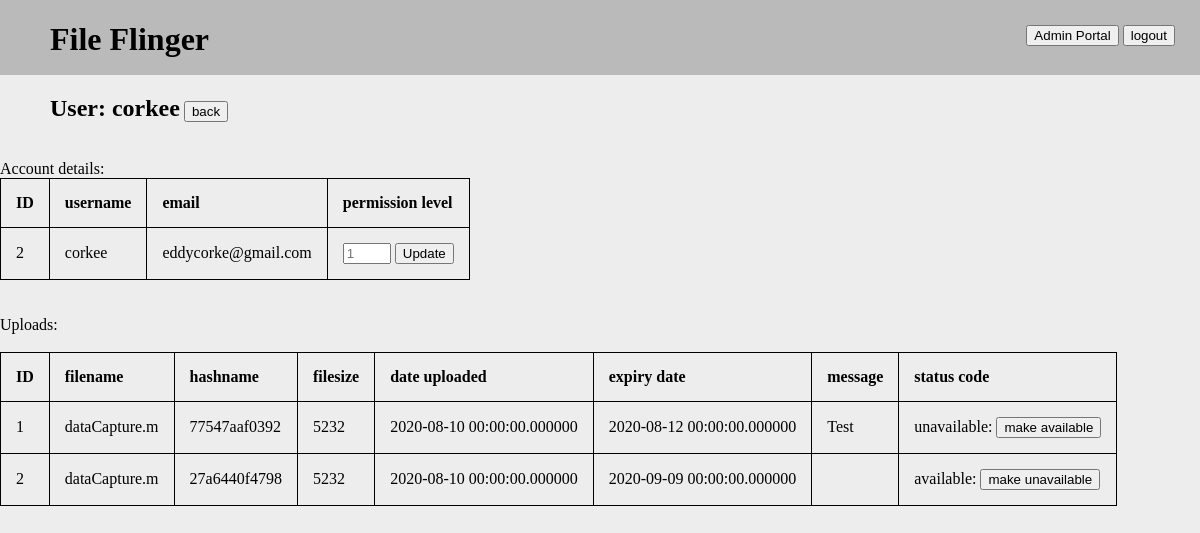
/admin_portal/users/2 (signed in), run on an earlier commit of the app's database.
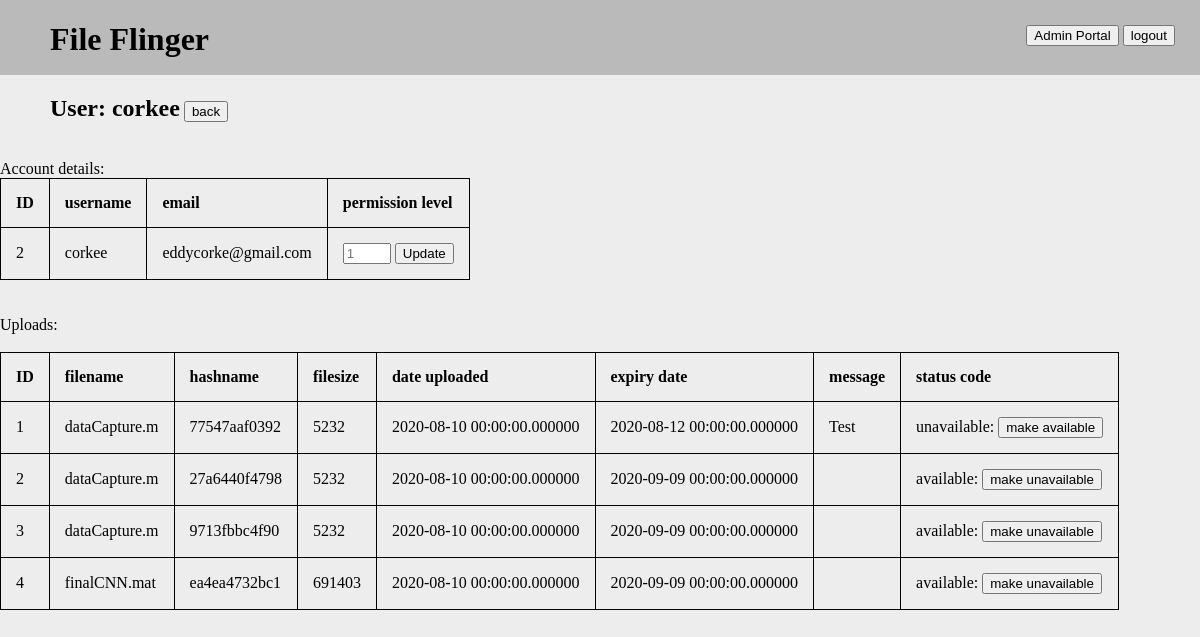
And on a later commit of the database.
### serv/models.py (models this page shows, shortened)
class Upload(db.Model):
    id = db.Column(db.Integer, primary_key=True)
    filename = db.Column(db.String(256), nullable=False)
    filesize = db.Column(db.Integer, nullable=False)
    hashname = db.Column(db.String(16), unique=True, nullable=False)
    datetime = db.Column(db.DateTime, nullable=False)
    expirationDatetime = db.Column(db.DateTime, nullable=False)
    uploaderEmail = db.Column(db.String(320), nullable=False)
    message = db.Column(db.String(512), nullable=False, default="")
    status = db.Column(db.Integer, default=1, nullable=False)  # 1: available, 0: unavailable
    password = db.Column(db.String(256))

### serv/admin/routes.py (the view, shortened to what this page needs)
@admin.route('/admin_portal/users/<userID>')
@login_required
def view_user_account(userID):
    if current_user.permLevel < Config.permissionLevels['admin']:
        flash("Access to the admin portal area is restricted")
        return redirect(url_for('uploads.home'))
    status = request.args.get('status')
    upload_id = request.args.get('upload_id')
    if status:
        db.session.execute("UPDATE Upload SET status = " + status + " WHERE id = " + upload_id)
        db.session.commit()
        logger.log.info('User with id {} changed the availability of upload with id {} to {}'.format(current_user.id, upload_id, status))
    permLevel = request.args.get('permLevel')
    user = db.session.execute("SELECT id, username, email, permLevel FROM User WHERE id = " + userID).fetchone()
    if user is None:
        flash("No user with ID: " + userID)
        return redirect(url_for('admin.view_users'))
    uploads = db.session.execute("SELECT id, filename, hashname, filesize, datetime, expirationDatetime, message, status FROM Upload WHERE uploaderEmail = \"" + user[2] + "\"")
    return render_template('admin/view_user_account.html', title="User Page...", userData=user, uploads=uploads)

### serv/models.py (called while the page is built)
@login_manager.user_loader
def load_user(user_id):
    return User.query.get(int(user_id))

### serv/templates/admin/view_user_account.html
{% extends "template.html" %}
{% block content %}
    <h2>User: {{userData[1]}}</h2>
    <a href="{{ url_for('admin.view_users') }}"><button>back</button></a><br><br>
    Account details:
        <table>
            <th>ID</th>
            <th>username</th>
            <th>email</th>
            <th>permission level</th>
            <tr>
                <td>{{userData[0]}}</td>
                <td>{{userData[1]}}</td>
                <td>{{userData[2]}}</td>
                <td>
                    {% if current_user.id != userData[0] %}
                        <form action="">
                            <input type="number" name="permLevel" min="0" max="{{ current_user.permLevel }}" placeholder="{{userData[3]}}">
                            <input type="submit" value="Update">
                        </form>
                    {% else %}
                        {{userData[3]}}
                    {% endif %}
                </td>
            </tr>
        </table>
        <br><br>
        Uploads:<br><br>
        <table>
            <th>ID</th>
            <th>filename</th>
            <th>hashname</th>
            <th>filesize</th>
            <th>date uploaded</th>
            <th>expiry date</th>
            <th>message</th>
            <th>status code</th>
            {% for item in uploads %}
            <tr>
                <td>{{item[0]}}</td>
                <td>{{item[1]}}</td>
                <td>{{item[2]}}</td>
                <td>{{item[3]}}</td>
                <td>{{item[4]}}</td>
                <td>{{item[5]}}</td>
                <td>{{item[6]}}</td>
                <td>
                    {% if item[7] == 0 %}
                        unavailable:
                        <a href="{{userData[0]}}?status=1&upload_id={{item[0]}}"><button>make available</button></a>
                    {% else %}
                        available:
                        <a href="{{userData[0]}}?status=0&upload_id={{item[0]}}"><button>make unavailable</button></a>
                    {% endif %}
                </td>
            </tr>
            {% endfor %}
        </table>
{% endblock content %}

What changed in the data, as far as the page shows it:
added Upload: id "3", filename "dataCapture.m", hashname "9713fbbc4f90", filesize "5232", datetime "2020-08-10 00:00:00.000000", expirationDatetime "2020-09-09 00:00:00.000000"
added Upload: id "4", filename "finalCNN.mat", hashname "ea4ea4732bc1", filesize "691403", datetime "2020-08-10 00:00:00.000000", expirationDatetime "2020-09-09 00:00:00.000000"
